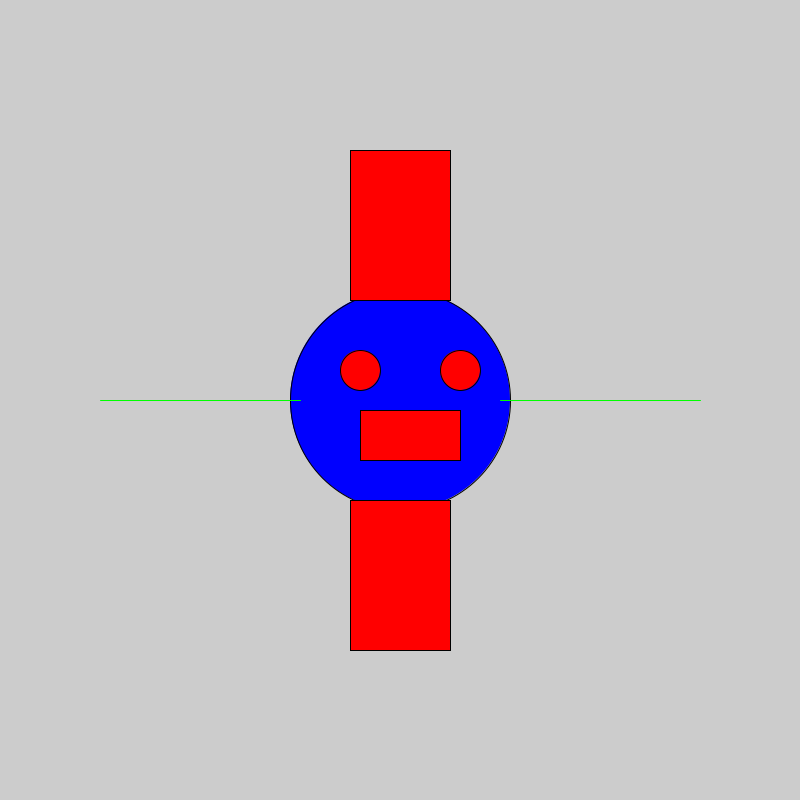
Frame 1 (no input)
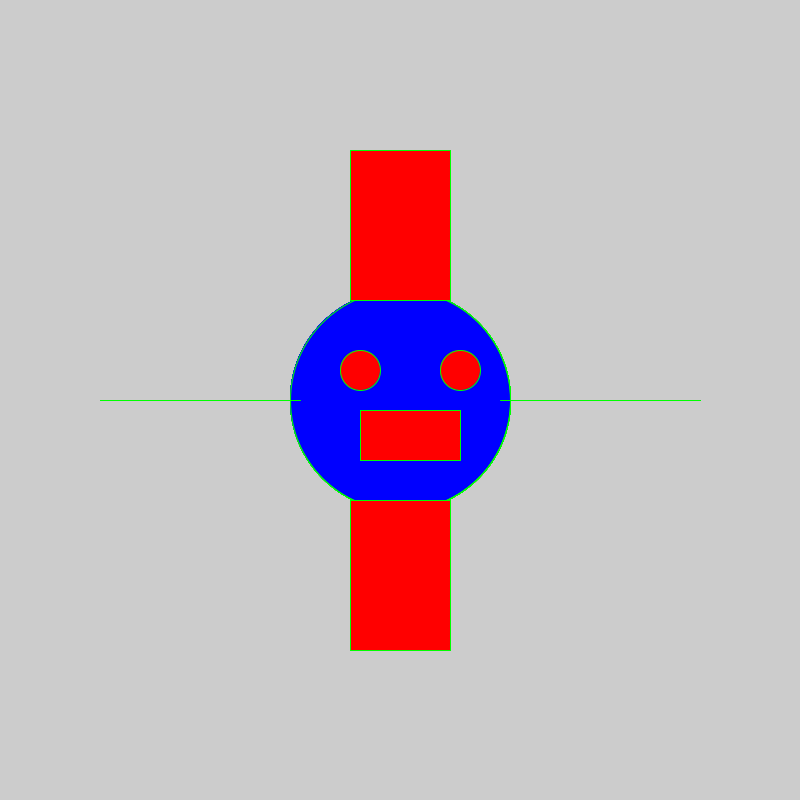
Frame 60 (the mouse pressed at the canvas centre just before this capture)
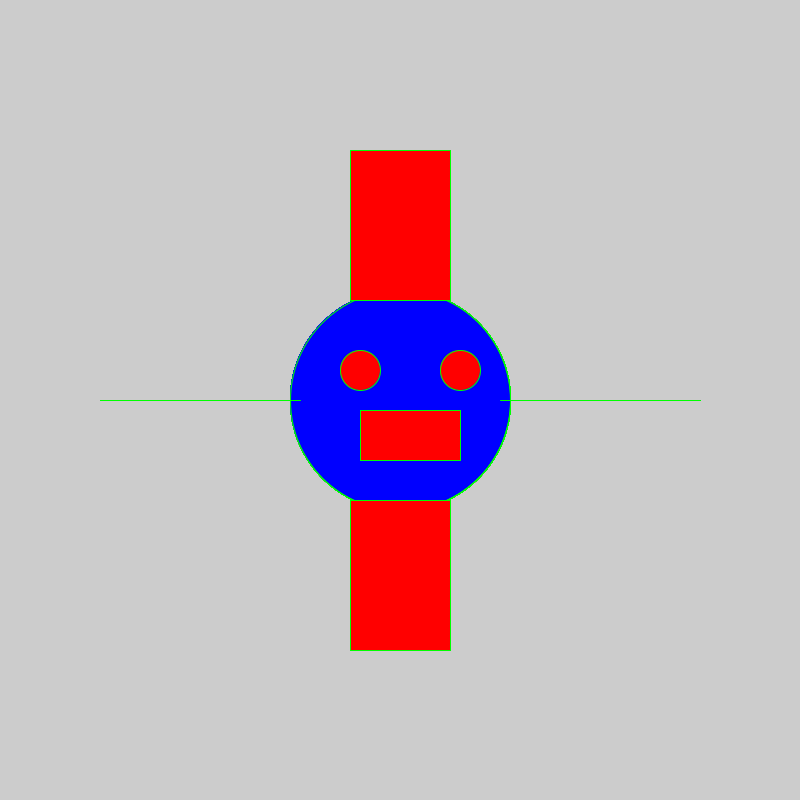
Frame 120 (the mouse held since frame 60 and released just before this capture)

The Processing sketch that drew these frames (run headless with seeded random() and noise(); from frame 60 on, the mouse is pressed at the canvas centre):

// Processing sketch: Avatar9_10_2020
// ── Avatar9_10_2020.pde
float x;
void setup(){
size(800,800);
  x  = 0;
}
void draw(){
 
  fill(0,0,255);
  ellipse(400,400,220,220);
  fill(255,0,0);
  ellipse(460,370,40,40);
  fill(255,0,0);
  ellipse(360,370,40,40);
 rect(350,150,100,150);
 rect(350,500,100,150);
  rect(360,410,100,50);
  stroke(0,255,0);
  line(100,400,300,400);
  line(500,400,700,400);
}
